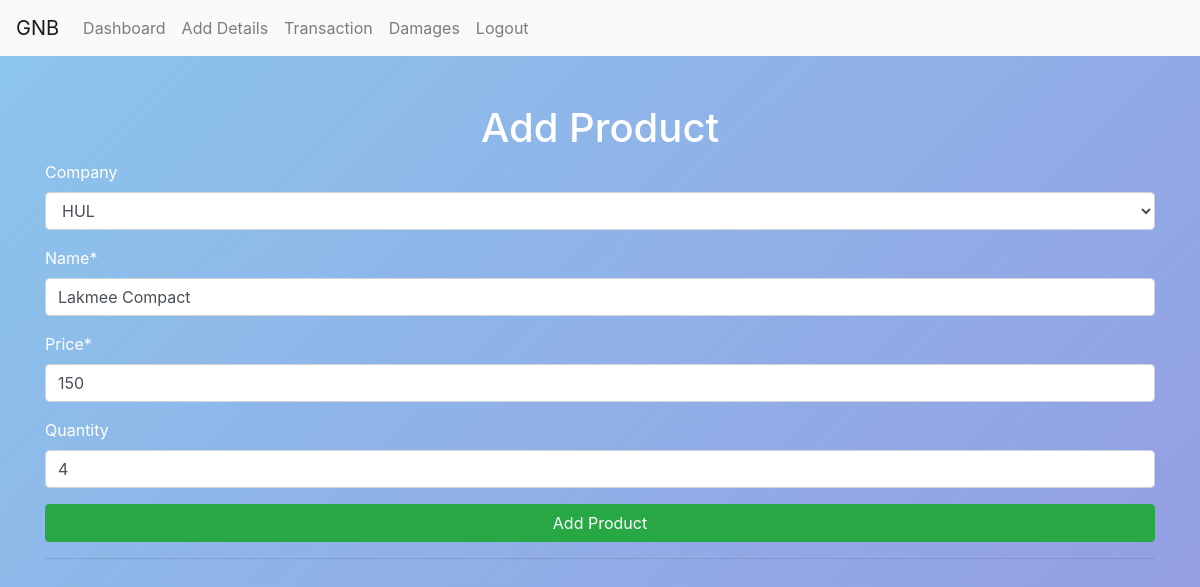
The app's page /edit_product/1/ (signed in) with its own data.
### warehouseapp/models.py (models this page shows, shortened)
class Product(models.Model):
	user = models.ForeignKey(User, on_delete= models.CASCADE)
	company = models.ForeignKey(Company, on_delete=models.CASCADE, blank=True, null=True)
	name = models.CharField(max_length=250)
	price = models.IntegerField()
	quantity = models.IntegerField(blank=True, null=True, default=0)

class Company(models.Model):
	user = models.ForeignKey(User, on_delete=models.CASCADE)
	name = models.CharField(max_length=255)
	def __str__(self):
		return self.name

### warehouseapp/views.py (the view)
# urls.py: path('edit_product/<int:pk>/', views.UpdateProductView.as_view(), name='update_product'),
class UpdateProductView(UpdateView):
	model = Product
	fields = [ 'company','name', 'price', 'quantity']
	template_name = 'edit_product.html'
	context_object_name = 'products'
	success_url = reverse_lazy('warehouse:dashboard')

### templates/edit_product.html (shortened to what this page needs)
{% extends "base.html" %}
{% load static %}
{% load crispy_forms_tags %}
{% block content %}
<div class="container mt-5 justify-content-center ">
	<div class="row">
		<div class="col-md-12">
			<h1 align="center">Add Product</h1>
			<form method="POST" action=".">
				{{form|crispy}}
				<button type="submit" class="btn btn-block btn-success">Add Product</button>
			</form>
		</div>
	</div>
	<hr>
</div>
{% endblock content %}

### static/css/main.css (style rules this page uses)
body, html { margin: 0; padding: 0; height: 100%; font-family: 'Open Sans', sans-serif; color: white !important; }

### records on screen
Product: company "HUL", price "150", quantity "4"
Company: name "Lakmee Compact"
